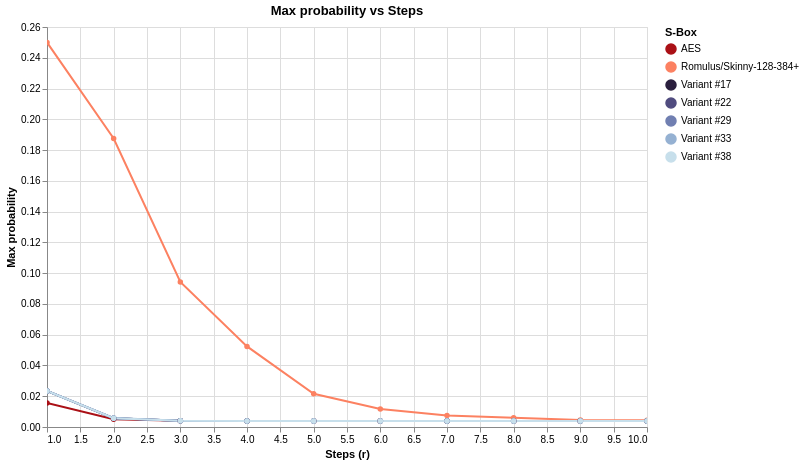

Write notebook code for a chart like this one.
### Code cell
chart_mp = compare_max_probability_altair(
    specs,
    r_values=list(range(1,11)),
    log_scale=False,
    detail=True
)
chart_mp

### Figure 1 — Vega-Lite specification as saved in the notebook (floating-point values rounded to 4 significant figures)
{"config": {"view": {"continuousWidth": 300, "continuousHeight": 300}}, "data": {"name": "data-5e93cd20bfbb178d20f8b39adc9035da"}, "mark": {"type": "line", "point": true}, "encoding": {"color": {"field": "S-Box", "legend": {"title": "S-Box"}, "scale": {"domain": ["AES", "Romulus/Skinny-128-384+", "Variant #17", "Variant #22", "Variant #29", "Variant #33", "Variant #38"], "range": ["#aa1016", "#fc8161", "#2b1f3e", "#504c7f", "#707fb1", "#95b1d2", "#c7dfeb"]}, "type": "nominal"}, "tooltip": [{"field": "r", "type": "quantitative"}, {"field": "S-Box", "type": "nominal"}, {"field": "Max probability", "type": "quantitative"}], "x": {"field": "r", "title": "Steps (r)", "type": "quantitative"}, "y": {"field": "Max probability", "scale": {}, "title": "Max probability", "type": "quantitative"}}, "height": 400, "params": [{"name": "param_11", "select": {"type": "interval", "encodings": ["x", "y"]}, "bind": "scales"}], "title": "Max probability vs Steps", "width": 600, "$schema": "https://vega.github.io/schema/vega-lite/v5.20.1.json", "datasets": {"data-5e93cd20bfbb178d20f8b39adc9035da": [{"r": 1, "S-Box": "AES", "Max probability": 0.01562}, {"r": 2, "S-Box": "AES", "Max probability": 0.005066}, {"r": 3, "S-Box": "AES", "Max probability": 0.003989}, {"r": 4, "S-Box": "AES", "Max probability": 0.003926}, {"r": 5, "S-Box": "AES", "Max probability": 0.003922}, {"r": 6, "S-Box": "AES", "Max probability": 0.003922}, {"r": 7, "S-Box": "AES", "Max probability": 0.003922}, {"r": 8, "S-Box": "AES", "Max probability": 0.003922}, {"r": 9, "S-Box": "AES", "Max probability": 0.003922}, {"r": 10, "S-Box": "AES", "Max probability": 0.003922}, {"r": 1, "S-Box": "Romulus/Skinny-128-384+", "Max probability": 0.25}, {"r": 2, "S-Box": "Romulus/Skinny-128-384+", "Max probability": 0.1875}, {"r": 3, "S-Box": "Romulus/Skinny-128-384+", "Max probability": 0.09424}, {"r": 4, "S-Box": "Romulus/Skinny-128-384+", "Max probability": 0.05237}, {"r": 5, "S-Box": "Romulus/Skinny-128-384+", "Max probability": 0.02158}, {"r": 6, "S-Box": "Romulus/Skinny-128-384+", "Max probability": 0.01165}, {"r": 7, "S-Box": "Romulus/Skinny-128-384+", "Max probability": 0.00741}, {"r": 8, "S-Box": "Romulus/Skinny-128-384+", "Max probability": 0.005952}, {"r": 9, "S-Box": "Romulus/Skinny-128-384+", "Max probability": 0.004592}, {"r": 10, "S-Box": "Romulus/Skinny-128-384+", "Max probability": 0.004428}, {"r": 1, "S-Box": "Variant #17", "Max probability": 0.02344}, {"r": 2, "S-Box": "Variant #17", "Max probability": 0.005615}, {"r": 3, "S-Box": "Variant #17", "Max probability": 0.004082}, {"r": 4, "S-Box": "Variant #17", "Max probability": 0.003936}, {"r": 5, "S-Box": "Variant #17", "Max probability": 0.003923}, {"r": 6, "S-Box": "Variant #17", "Max probability": 0.003922}, {"r": 7, "S-Box": "Variant #17", "Max probability": 0.003922}, {"r": 8, "S-Box": "Variant #17", "Max probability": 0.003922}, {"r": 9, "S-Box": "Variant #17", "Max probability": 0.003922}, {"r": 10, "S-Box": "Variant #17", "Max probability": 0.003922}, {"r": 1, "S-Box": "Variant #22", "Max probability": 0.02344}, {"r": 2, "S-Box": "Variant #22", "Max probability": 0.005737}, {"r": 3, "S-Box": "Variant #22", "Max probability": 0.004077}, {"r": 4, "S-Box": "Variant #22", "Max probability": 0.003935}, {"r": 5, "S-Box": "Variant #22", "Max probability": 0.003923}, {"r": 6, "S-Box": "Variant #22", "Max probability": 0.003922}, {"r": 7, "S-Box": "Variant #22", "Max probability": 0.003922}, {"r": 8, "S-Box": "Variant #22", "Max probability": 0.003922}, {"r": 9, "S-Box": "Variant #22", "Max probability": 0.003922}, {"r": 10, "S-Box": "Variant #22", "Max probability": 0.003922}, {"r": 1, "S-Box": "Variant #29", "Max probability": 0.02344}, {"r": 2, "S-Box": "Variant #29", "Max probability": 0.005676}, {"r": 3, "S-Box": "Variant #29", "Max probability": 0.004083}, {"r": 4, "S-Box": "Variant #29", "Max probability": 0.003934}, {"r": 5, "S-Box": "Variant #29", "Max probability": 0.003923}, {"r": 6, "S-Box": "Variant #29", "Max probability": 0.003922}, {"r": 7, "S-Box": "Variant #29", "Max probability": 0.003922}, {"r": 8, "S-Box": "Variant #29", "Max probability": 0.003922}, {"r": 9, "S-Box": "Variant #29", "Max probability": 0.003922}, {"r": 10, "S-Box": "Variant #29", "Max probability": 0.003922}, {"r": 1, "S-Box": "Variant #33", "Max probability": 0.02344}, {"r": 2, "S-Box": "Variant #33", "Max probability": 0.005798}, {"r": 3, "S-Box": "Variant #33", "Max probability": 0.004076}, {"r": 4, "S-Box": "Variant #33", "Max probability": 0.003934}, {"r": 5, "S-Box": "Variant #33", "Max probability": 0.003923}, {"r": 6, "S-Box": "Variant #33", "Max probability": 0.003922}, {"r": 7, "S-Box": "Variant #33", "Max probability": 0.003922}, {"r": 8, "S-Box": "Variant #33", "Max probability": 0.003922}, {"r": 9, "S-Box": "Variant #33", "Max probability": 0.003922}, {"r": 10, "S-Box": "Variant #33", "Max probability": 0.003922}, {"r": 1, "S-Box": "Variant #38", "Max probability": 0.02344}, {"r": 2, "S-Box": "Variant #38", "Max probability": 0.005737}, {"r": 3, "S-Box": "Variant #38", "Max probability": 0.004065}, {"r": 4, "S-Box": "Variant #38", "Max probability": 0.003935}, {"r": 5, "S-Box": "Variant #38", "Max probability": 0.003923}, {"r": 6, "S-Box": "Variant #38", "Max probability": 0.003922}, {"r": 7, "S-Box": "Variant #38", "Max probability": 0.003922}, {"r": 8, "S-Box": "Variant #38", "Max probability": 0.003922}, {"r": 9, "S-Box": "Variant #38", "Max probability": 0.003922}, {"r": 10, "S-Box": "Variant #38", "Max probability": 0.003922}]}}
